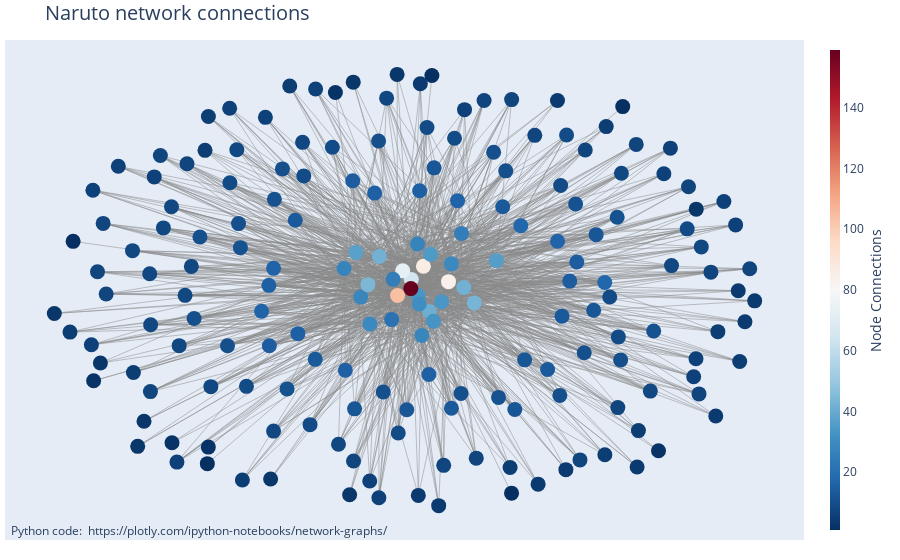

The cell this chart's notebook holds for it:
### Code cell
plt.figure(figsize=(20, 20))
fig = go.Figure(data=[edge_trace, node_trace],
             layout=go.Layout(
                title='Naruto network connections',
                titlefont=dict(size=20),
                showlegend=False,
                hovermode='closest',
                margin=dict(b=20,l=5,r=5,t=40),
                annotations=[ dict(
                    text="Python code: <a href='https://plotly.com/ipython-notebooks/network-graphs/'> https://plotly.com/ipython-notebooks/network-graphs/</a>",
                    showarrow=False,
                    xref="paper", yref="paper",
                     x=0.005, y=-0.002) ],
                xaxis=dict(showgrid=False, zeroline=False, showticklabels=False),
                yaxis=dict(showgrid=False, zeroline=False, showticklabels=False)))

fig.show()

### Figure 1 — Plotly figure (JSON) as saved in the notebook; plotly's stock layout.template omitted (floating-point values rounded to 4 significant figures; data arrays with more than 128 entries replaced by an {"elided": "..."} marker saying what was removed)
{"data": [{"hoverinfo": "none", "line": {"color": "#888", "width": 0.5}, "mode": "lines", "type": "scatter", "x": {"elided": "3786 float values"}, "y": {"elided": "3786 float values"}}, {"hoverinfo": "text", "marker": {"color": {"elided": "186 int values"}, "colorbar": {"thickness": 10, "title": {"side": "right", "text": "Node Connections"}, "xanchor": "left"}, "colorscale": [[0, "rgb(103,0,31)"], [0.1, "rgb(178,24,43)"], [0.2, "rgb(214,96,77)"], [0.3, "rgb(244,165,130)"], [0.4, "rgb(253,219,199)"], [0.5, "rgb(247,247,247)"], [0.6, "rgb(209,229,240)"], [0.7, "rgb(146,197,222)"], [0.8, "rgb(67,147,195)"], [0.9, "rgb(33,102,172)"], [1, "rgb(5,48,97)"]], "line": {"width": 0}, "reversescale": true, "showscale": true, "size": 15}, "mode": "markers", "text": {"elided": "186 str values"}, "type": "scatter", "x": {"elided": "186 float values"}, "y": {"elided": "186 float values"}}], "layout": {"annotations": [{"showarrow": false, "text": "Python code: <a href='https://plotly.com/ipython-notebooks/network-graphs/'> https://plotly.com/ipython-notebooks/network-graphs/</a>", "x": 0.005, "xref": "paper", "y": -0.002, "yref": "paper"}], "hovermode": "closest", "margin": {"b": 20, "l": 5, "r": 5, "t": 40}, "showlegend": false, "title": {"font": {"size": 20}, "text": "Naruto network connections"}, "xaxis": {"showgrid": false, "showticklabels": false, "zeroline": false}, "yaxis": {"showgrid": false, "showticklabels": false, "zeroline": false}}}
